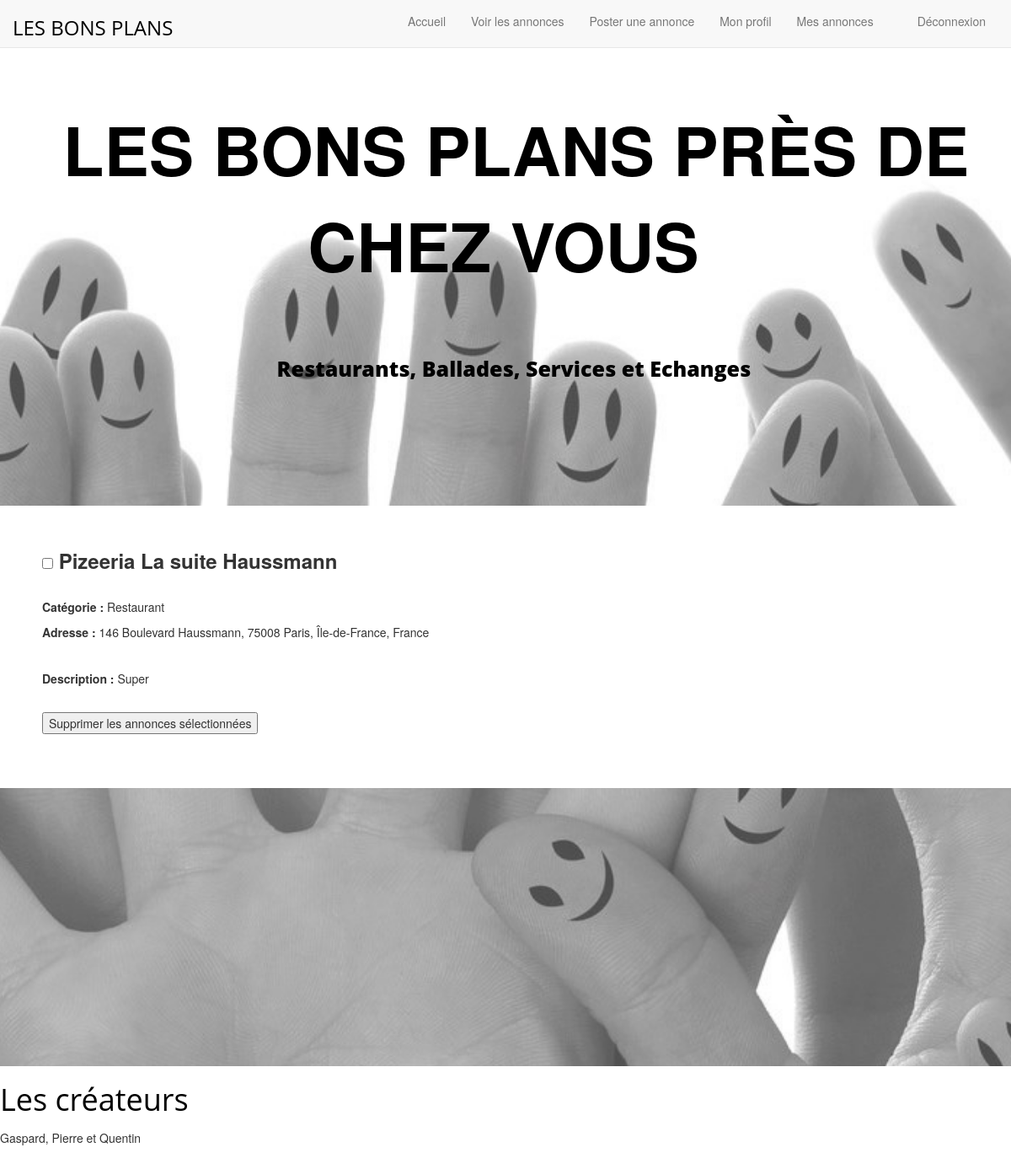
Screenshot of /annonces/mesannonces (signed in) with the database file from the repository.
### annonces/models.py (models this page shows, shortened)
class Annonce(models.Model):
    titre = models.CharField(max_length=100)
    categorie = models.ForeignKey('Categorie')
    auteur = models.ForeignKey(User)
    descriptif = models.TextField(null=True)
    date = models.DateTimeField()
    numero = models.IntegerField(default=2)
    rue = models.CharField(max_length=100, default='Allée de la Noiseraie')
    pays = models.CharField(max_length=100, default='France')
    code_postal = models.IntegerField(default=77420)
    region = models.CharField(max_length=100, default='Île-de-France')
    ville = models.CharField(max_length=100, default='Noisy-le-Grand')
    lat = models.FloatField(default=48.8411)
    long = models.FloatField(default=2.5880)
    somme_notes = models.IntegerField(default=0)
    nb_votes = models.IntegerField(default=0)

class Categorie(models.Model):
    nom = models.CharField(max_length=30)
    def __str__(self):
        return self.nom

### annonces/views.py (the view)
def mesannonces(request):
    utilisateur = request.user
    if request.method == 'POST':
        for add in Annonce.objects.all():
            cle = request.POST.get(str(add.id))
            if cle!=None:
                add.delete()
    mesannonces = Annonce.objects.filter(auteur = utilisateur)
    return render(request,'annonces/mesannonces.html',{'mesannonces': mesannonces})

### annonces/templates/annonces/mesannonces.html (shortened to what this page needs)
{% extends "base.html" %}
{% block content %}
<form method="post" action="{% url 'mesannonces' %}"
      enctype="multipart/form-data">
  {% for object in mesannonces %}
    <div>
    <p><font size ='5'><b>     <input type="checkbox" name={{object.id}} value="true">
 {{ object.titre }} </b></font></p>
    <p><b> Catégorie : </b> {{ object.categorie }} <br>
    <b> Adresse : </b> {{ object.numero }} {{ object.rue }}, {{ object.code_postal}} {{ object.ville }}, {{ object.region }}, {{ object.pays }} </p>
    <p><b> Description : </b> {{ object.descriptif }} </p>
    </div>
  {% endfor %}
  <input type="submit" name="submit" value="Supprimer les annonces sélectionnées" />
</form>
{% endblock %}

### static/css/style.css (style rules this page uses)
*, *::before, *::after { box-sizing: inherit; }
body { font-size:14px; }
p { font-weight:300; line-height:30px; padding-bottom:15px; }

### rows the page displays
Annonce: titre "Pizeeria La suite Haussmann", categorie "Restaurant", numero "146", rue "Boulevard Haussmann", code_postal "75008", ville "Paris", region "Île-de-France", pays "France", descriptif "Super"
